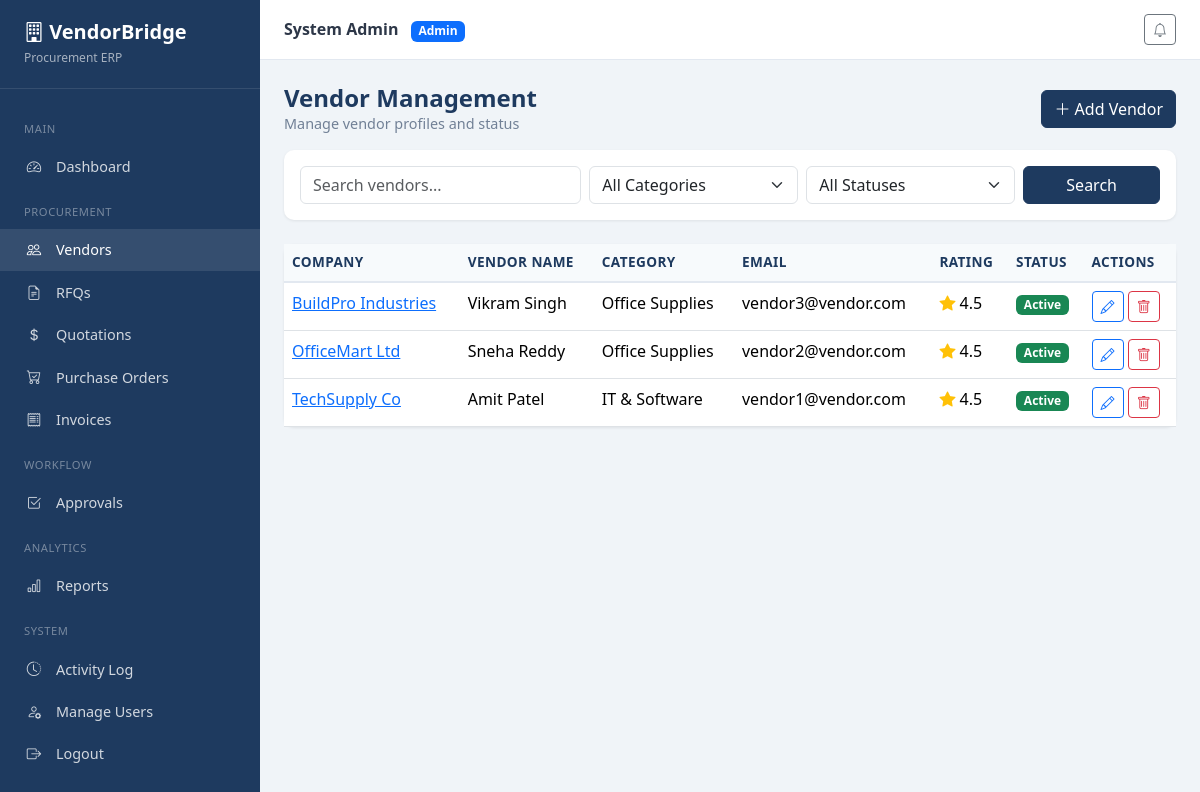
/vendors/ (signed in), run on the app's committed database.
### accounts/models.py (models this page shows, shortened)
class User(AbstractUser):
    ROLE_ADMIN = 'admin'
    ROLE_PROCUREMENT = 'procurement_officer'
    ROLE_VENDOR = 'vendor'
    ROLE_MANAGER = 'manager'
    ROLE_CHOICES = [
        (ROLE_ADMIN, 'Admin'),
        (ROLE_PROCUREMENT, 'Procurement Officer'),
        (ROLE_VENDOR, 'Vendor'),
        (ROLE_MANAGER, 'Manager / Approver'),
    ]
    role = models.CharField(max_length=30, choices=ROLE_CHOICES, default=ROLE_PROCUREMENT)
    phone = models.CharField(max_length=20, blank=True)
    created_at = models.DateTimeField(auto_now_add=True)
    class Meta:
        ordering = ['username']
    @property
    def is_admin_role(self):
        return self.role == self.ROLE_ADMIN or self.is_superuser
    @property
    def is_vendor_role(self):
        return self.role == self.ROLE_VENDOR

### vendors/models.py (models this page shows, shortened)
class Vendor(models.Model):
    STATUS_ACTIVE = 'active'
    STATUS_INACTIVE = 'inactive'
    STATUS_CHOICES = [
        (STATUS_ACTIVE, 'Active'),
        (STATUS_INACTIVE, 'Inactive'),
    ]
    CATEGORY_CHOICES = [
        ('it', 'IT & Software'),
        ('office', 'Office Supplies'),
        ('manufacturing', 'Manufacturing'),
        ('services', 'Professional Services'),
        ('logistics', 'Logistics'),
        ('other', 'Other'),
    ]
    user = models.OneToOneField(
        settings.AUTH_USER_MODEL,
        on_delete=models.SET_NULL,
        null=True,
        blank=True,
        related_name='vendor_profile',
    )
    vendor_name = models.CharField(max_length=150)
    company_name = models.CharField(max_length=200)
    category = models.CharField(max_length=50, choices=CATEGORY_CHOICES, default='other')
    gst_number = models.CharField(max_length=20, blank=True)
    email = models.EmailField()
    phone = models.CharField(max_length=20)
    address = models.TextField()
    status = models.CharField(max_length=20, choices=STATUS_CHOICES, default=STATUS_ACTIVE)
    rating = models.DecimalField(max_digits=3, decimal_places=1, default=4.0)
    created_at = models.DateTimeField(auto_now_add=True)
    class Meta:
        ordering = ['company_name']

### vendors/views.py (the view, shortened to what this page needs)
# urls.py: path('', views.vendor_list, name='list'),
@login_required
@role_required(User.ROLE_ADMIN, User.ROLE_PROCUREMENT)
def vendor_list(request):
    vendors = Vendor.objects.all()
    form = VendorSearchForm(request.GET or None)
    return render(request, 'vendors/list.html', {'vendors': vendors, 'search_form': form})

### vendors/forms.py
class VendorSearchForm(forms.Form):
    q = forms.CharField(required=False, widget=forms.TextInput(attrs={
        'class': 'form-control', 'placeholder': 'Search vendors...',
    }))
    category = forms.ChoiceField(
        required=False,
        choices=[('', 'All Categories')] + list(Vendor.CATEGORY_CHOICES),
        widget=forms.Select(attrs={'class': 'form-select'}),
    )
    status = forms.ChoiceField(
        required=False,
        choices=[('', 'All Statuses')] + list(Vendor.STATUS_CHOICES),
        widget=forms.Select(attrs={'class': 'form-select'}),
    )

### core/context_processors.py (called while the page is built)
def notifications_processor(request):
    if request.user.is_authenticated:
        unread = request.user.notifications.filter(is_read=False).count()
        recent = request.user.notifications.all()[:5]
        return {'unread_notifications': unread, 'recent_notifications': recent}
    return {'unread_notifications': 0, 'recent_notifications': []}

### templates/vendors/list.html (shortened to what this page needs)
{% extends 'base.html' %}
{% block content %}
<div class="d-flex justify-content-between align-items-center mb-3">
    <div>
        <h1 class="page-title mb-0">Vendor Management</h1>
        <p class="page-subtitle mb-0">Manage vendor profiles and status</p>
    </div>
    <a href="{% url 'vendors:create' %}" class="btn btn-vb-primary"><i class="bi bi-plus-lg"></i> Add Vendor</a>
</div>
<div class="filter-bar">
    <form method="get" class="row g-2 align-items-end">
        <div class="col-md-4">{{ search_form.q }}</div>
        <div class="col-md-3">{{ search_form.category }}</div>
        <div class="col-md-3">{{ search_form.status }}</div>
        <div class="col-md-2"><button type="submit" class="btn btn-vb-primary w-100">Search</button></div>
    </form>
</div>
<div class="card-panel">
    <div class="card-body p-0">
        <table class="table table-vb mb-0">
            <thead>
                <tr>
                    <th>Company</th><th>Vendor Name</th><th>Category</th><th>Email</th><th>Rating</th><th>Status</th><th>Actions</th>
                </tr>
            </thead>
            <tbody>
                {% for vendor in vendors %}
                <tr>
                    <td><a href="{% url 'vendors:detail' vendor.pk %}">{{ vendor.company_name }}</a></td>
                    <td>{{ vendor.vendor_name }}</td>
                    <td>{{ vendor.get_category_display }}</td>
                    <td>{{ vendor.email }}</td>
                    <td><i class="bi bi-star-fill text-warning"></i> {{ vendor.rating }}</td>
                    <td>
                        {% if vendor.status == 'active' %}<span class="badge bg-success">Active</span>
                        {% else %}<span class="badge bg-secondary">Inactive</span>{% endif %}
                    </td>
                    <td>
                        <a href="{% url 'vendors:edit' vendor.pk %}" class="btn btn-sm btn-outline-primary"><i class="bi bi-pencil"></i></a>
                        {% if user.is_admin_role %}
                        <a href="{% url 'vendors:delete' vendor.pk %}" class="btn btn-sm btn-outline-danger"><i class="bi bi-trash"></i></a>
                        {% endif %}
                    </td>
                </tr>
                {% empty %}
                <tr><td colspan="7" class="text-center text-muted py-4">No vendors found.</td></tr>
                {% endfor %}
            </tbody>
        </table>
    </div>
</div>
{% endblock %}

### templates/partials/navbar.html (shortened to what this page needs)
<div class="topbar">
    <div class="d-flex align-items-center gap-3">
        <div>
            <strong>{{ user.get_full_name|default:user.username }}</strong>
            <span class="badge bg-primary ms-2">{{ user.get_role_display }}</span>
        </div>
    </div>
    <div class="d-flex align-items-center gap-3">
        <div class="dropdown">
            <button class="btn btn-sm btn-outline-secondary position-relative" data-bs-toggle="dropdown">
                <i class="bi bi-bell"></i>
            </button>
        </div>
    </div>
</div>

### data on the page
User: get_full_name "System Admin", role "Admin"
Vendor: company_name "BuildPro Industries", vendor_name "Vikram Singh", category "Office Supplies", email "vendor3@vendor.com", rating "4.5", status "Active"
Vendor: company_name "OfficeMart Ltd", vendor_name "Sneha Reddy", category "Office Supplies", email "vendor2@vendor.com", rating "4.5", status "Active"
Vendor: company_name "TechSupply Co", vendor_name "Amit Patel", category "IT & Software", email "vendor1@vendor.com", rating "4.5", status "Active"
